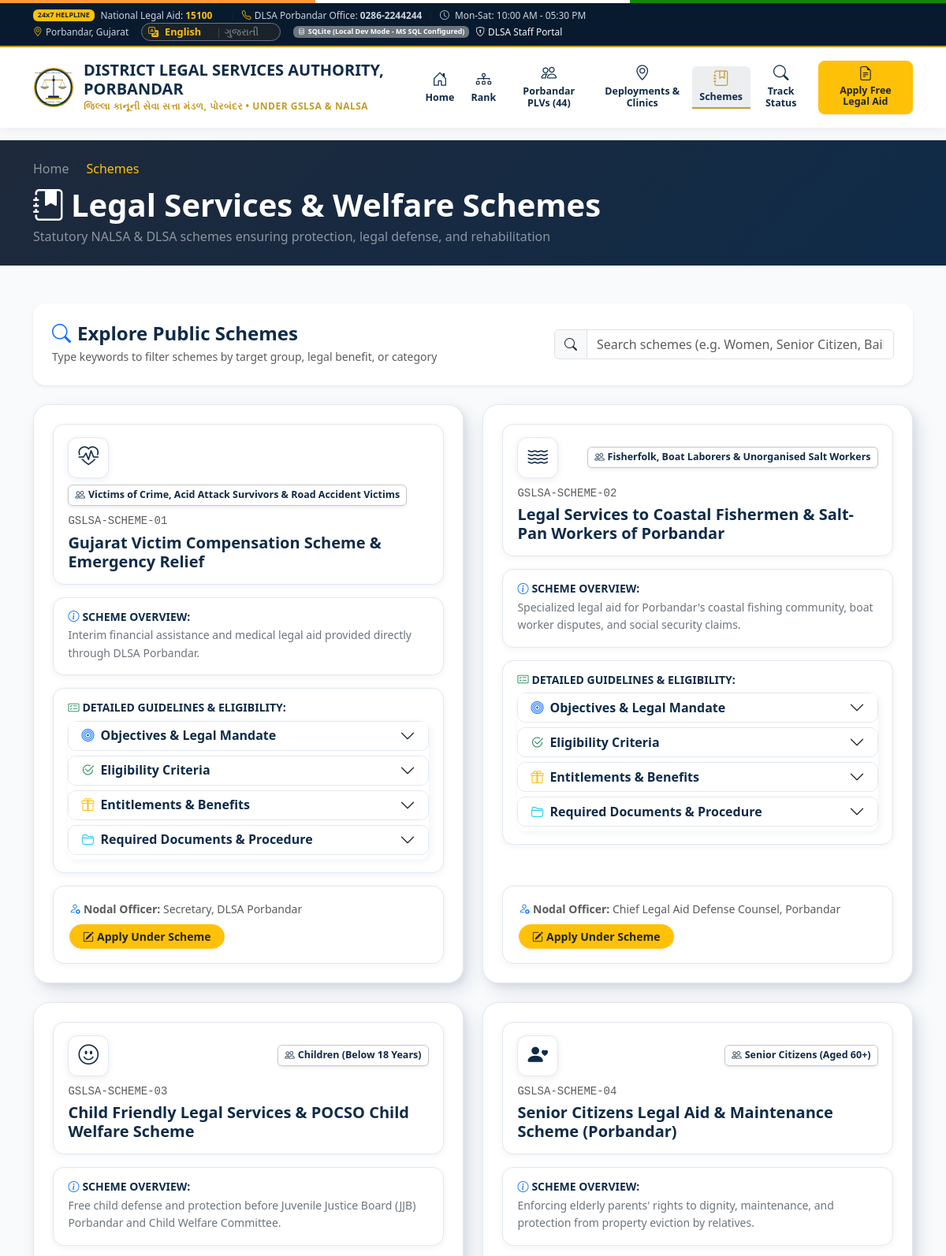
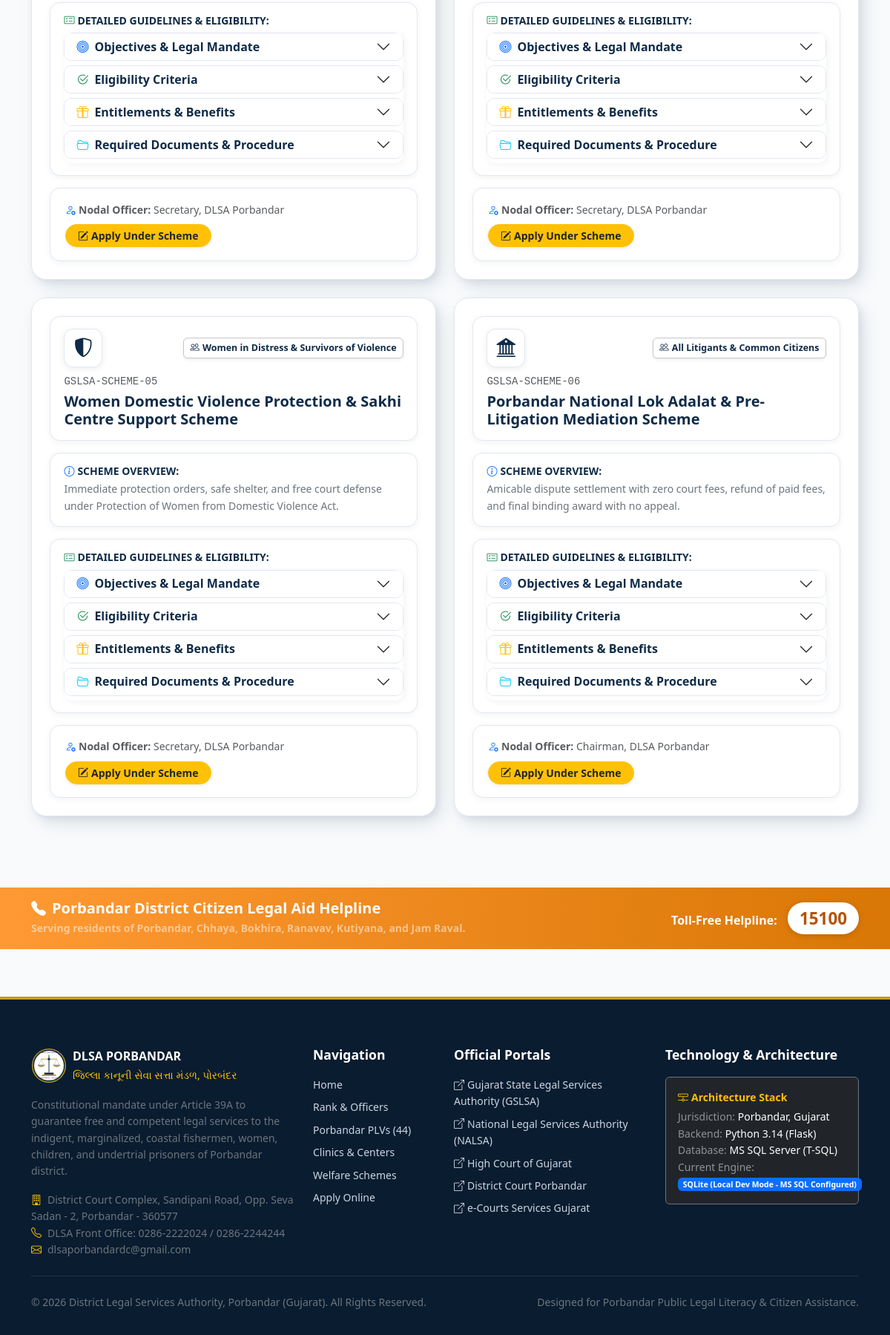
Screenshot of /schemes with the database file from the repository (2 pictures, top to bottom).
### models.py (models this page shows, shortened)
class Scheme(Base):
    __tablename__ = "Schemes"
    id = Column(Integer, primary_key=True, autoincrement=True)
    scheme_code = Column(String(50), unique=True, nullable=False)
    title = Column(String(250), nullable=False)
    target_group = Column(String(150), nullable=False)
    short_description = Column(String(500), nullable=False)
    detailed_objectives = Column(Text, nullable=False)
    eligibility_criteria = Column(Text, nullable=False)
    benefits = Column(Text, nullable=False)
    required_documents = Column(Text, nullable=False)
    application_process = Column(Text, nullable=False)
    nodal_officer = Column(String(150), nullable=True)
    icon_class = Column(String(80), default="bi-shield-check")
    is_active = Column(Boolean, default=True, nullable=False)
    created_at = Column(DateTime, default=lambda: datetime.now(timezone.utc), nullable=False)

### app.py (the view)
@app.route("/schemes")
def schemes():
    db = get_db()
    schemes_list = db.query(Scheme).filter(Scheme.is_active == True).order_by(Scheme.id.asc()).all()
    return render_template("schemes.html", active_page="schemes", schemes=schemes_list)

### app.py (called while the page is built)
def get_db():
    if "db" not in g:
        g.db = SessionLocal()
    return g.db

@app.teardown_appcontext
def teardown_db(exception=None):
    db = g.pop("db", None)
    if db is not None:
        db.close()

@app.context_processor
def inject_global_data():
    lang = session.get("lang") or request.cookies.get("dlsa_lang") or "en"
    if lang not in ["en", "gu"]:
        lang = "en"
    session["lang"] = lang
    return {
        "active_db": ACTIVE_DB_TYPE,
        "active_db_info": DB_CONNECTION_INFO,
        "current_year": datetime.now(timezone.utc).year,
        "current_lang": lang,
        "t": lambda text: get_translation(text, lang),
        "translations_dict": TRANSLATIONS_DICT
    }

@app.template_filter('t')
def translate_filter(text):
    lang = session.get("lang") or request.cookies.get("dlsa_lang") or "en"
    if lang not in ["en", "gu"]:
        lang = "en"
    return get_translation(text, lang)

### translations.py (called while the page is built)
def get_translation(text, lang="en"):
    if lang != "gu":
        return text
    clean_text = text.strip() if isinstance(text, str) else text
    return TRANSLATIONS_DICT.get(clean_text, text)

### templates/schemes.html (shortened to what this page needs)
{% extends "base.html" %}
{% block content %}
<div class="bg-navy text-white py-4" style="background: linear-gradient(135deg, #1e293b 0%, #0f2b48 100%);">
    <div class="container">
        <nav aria-label="breadcrumb">
            <ol class="breadcrumb mb-2">
                <li class="breadcrumb-item"><a href="{{ url_for('index') }}" class="text-white-50 text-decoration-none">{% if current_lang == 'gu' %}મુખપૃષ્ઠ{% else %}Home{% endif %}</a></li>
                <li class="breadcrumb-item active text-warning" aria-current="page">{% if current_lang == 'gu' %}કાનૂની યોજનાઓ{% else %}Schemes{% endif %}</li>
            </ol>
        </nav>
        <h1 class="fw-bold mb-1"><i class="bi bi-journal-bookmark-fill me-2"></i>{% if current_lang == 'gu' %}કાનૂની સેવાઓ અને કલ્યાણકારી યોજનાઓ{% else %}Legal Services & Welfare Schemes{% endif %}</h1>
        <p class="text-white-50 mb-0">{% if current_lang == 'gu' %}સંરક્ષણ, કાનૂની બચાવ અને પુનર્વસન સુનિશ્ચિત કરતી કાયદાકીય નાલસા (NALSA) અને ડીએલએસએ યોજનાઓ{% else %}Statutory NALSA & DLSA schemes ensuring protection, legal defense, and rehabilitation{% endif %}</p>
    </div>
</div>
<div class="container py-5">
    <div class="card border-0 shadow-sm rounded-4 p-4 mb-4 bg-white">
        <div class="row align-items-center">
            <div class="col-md-7">
                <h4 class="fw-bold text-navy mb-1"><i class="bi bi-search me-2 text-primary"></i>{% if current_lang == 'gu' %}જાહેર કલ્યાણ યોજનાઓ શોધો{% else %}Explore Public Schemes{% endif %}</h4>
                <p class="small text-muted mb-0">{% if current_lang == 'gu' %}લક્ષિત જૂથ, કાનૂની લાભ અથવા શ્રેણી અનુસાર યોજનાઓ ફિલ્ટર કરવા કીવર્ડ્સ લખો{% else %}Type keywords to filter schemes by target group, legal benefit, or category{% endif %}</p>
            </div>
            <div class="col-md-5 mt-3 mt-md-0">
                <div class="input-group">
                    <span class="input-group-text bg-light"><i class="bi bi-search"></i></span>
                    <input type="text" id="schemeSearchInput" class="form-control" placeholder="{% if current_lang == 'gu' %}યોજનાઓ શોધો (દા.ત. મહિલા, વરિષ્ઠ નાગરિક, જામીન)...{% else %}Search schemes (e.g. Women, Senior Citizen, Bail)...{% endif %}">
                </div>
            </div>
        </div>
    </div>
    <div class="row g-4" id="schemesGrid">
        {% for scheme in schemes %}
        <div class="col-lg-6 scheme-item" data-title="{{ scheme.title }}" data-target="{{ scheme.target_group }}">
            <div class="scheme-card">
                <div class="info-subcard mb-3">
                    <div class="d-flex flex-wrap justify-content-between align-items-center gap-2 mb-2">
                        <div class="scheme-icon-box mb-0 shadow-sm" style="background-color: #ffffff !important; border: 1px solid #e2e8f0 !important; box-shadow: 0 2px 8px rgba(15, 43, 72, 0.08) !important;">
                            <i class="bi {{ scheme.icon_class or 'bi-shield-check' }}"></i>
                        </div>
                        <span class="badge bg-white text-navy border border-secondary-subtle px-2.5 py-1.5 shadow-sm text-wrap text-start" style="max-width: 100%; white-space: normal; line-height: 1.35; word-break: break-word; font-size: 0.78rem;">
                            <i class="bi bi-people me-1"></i>{{ scheme.target_group | t }}
                        </span>
                    </div>
                    <small class="text-muted font-monospace d-block mb-1">{{ scheme.scheme_code }}</small>
                    <h4 class="fw-bold text-navy mb-0 fs-5">{{ scheme.title | t }}</h4>
                </div>
                <div class="info-subcard mb-3">
                    <h6 class="fw-bold text-navy mb-1 small text-uppercase"><i class="bi bi-info-circle me-1 text-primary"></i>{% if current_lang == 'gu' %}યોજના સારાંશ:{% else %}Scheme Overview:{% endif %}</h6>
                    <p class="text-secondary small mb-0">{{ scheme.short_description | t }}</p>
                </div>
                <div class="info-subcard mb-3">
                    <h6 class="fw-bold text-navy mb-2 small text-uppercase"><i class="bi bi-card-checklist me-1 text-success"></i>{% if current_lang == 'gu' %}વિસ્તૃત માહિતી અને પાત્રતા:{% else %}Detailed Guidelines & Eligibility:{% endif %}</h6>
                    <div class="accordion accordion-flush border-0 rounded-3 overflow-hidden bg-white shadow-none" id="accScheme{{ scheme.id }}" style="border-radius: 12px !important; box-shadow: 2px 2px 8px rgba(15, 43, 72, 0.06) !important;">
                        <div class="accordion-item">
                            <h2 class="accordion-header">
                                <button class="accordion-button collapsed py-2 px-3 small fw-semibold" type="button" data-bs-toggle="collapse" data-bs-target="#collapseObj{{ scheme.id }}">
                                    <i class="bi bi-bullseye me-2 text-primary"></i>{% if current_lang == 'gu' %}ઉદ્દેશ્યો અને કાનૂની આદેશ{% else %}Objectives & Legal Mandate{% endif %}
                                </button>
                            </h2>
                        </div>
                        <div class="accordion-item">
                            <h2 class="accordion-header">
                                <button class="accordion-button collapsed py-2 px-3 small fw-semibold" type="button" data-bs-toggle="collapse" data-bs-target="#collapseElig{{ scheme.id }}">
                                    <i class="bi bi-check2-circle me-2 text-success"></i>{% if current_lang == 'gu' %}પાત્રતાના માપદંડ{% else %}Eligibility Criteria{% endif %}
                                </button>
                            </h2>
                        </div>
                        <div class="accordion-item">
                            <h2 class="accordion-header">
                                <button class="accordion-button collapsed py-2 px-3 small fw-semibold" type="button" data-bs-toggle="collapse" data-bs-target="#collapseBen{{ scheme.id }}">
                                    <i class="bi bi-gift me-2 text-warning"></i>{% if current_lang == 'gu' %}લાભ અને મળવાપાત્ર સહાય{% else %}Entitlements & Benefits{% endif %}
                                </button>
                            </h2>
                        </div>
                        <div class="accordion-item">
                            <h2 class="accordion-header">
                                <button class="accordion-button collapsed py-2 px-3 small fw-semibold" type="button" data-bs-toggle="collapse" data-bs-target="#collapseDocs{{ scheme.id }}">
                                    <i class="bi bi-folder2-open me-2 text-info"></i>{% if current_lang == 'gu' %}જરૂરી દસ્તાવેજો અને પ્રક્રિયા{% else %}Required Documents & Procedure{% endif %}
                                </button>
                            </h2>
                        </div>
                    </div>
                </div>
                <div class="info-subcard mt-auto mb-0 d-flex flex-wrap justify-content-between align-items-center gap-2" style="background-color: #ffffff !important; border: 1px solid #e2e8f0 !important; border-radius: 14px !important; box-shadow: 0 2px 8px rgba(15, 43, 72, 0.06) !important; padding: 1.1rem 1.25rem;">
                    <small class="text-muted"><i class="bi bi-person-gear me-1 text-primary"></i><strong>{% if current_lang == 'gu' %}નોડલ અધિકારી:{% else %}Nodal Officer:{% endif %}</strong> {{ (scheme.nodal_officer or 'Secretary DLSA') | t }}</small>
                    <a href="{{ url_for('apply_legal_aid') }}?scheme={{ scheme.scheme_code }}" class="btn btn-sm btn-warning text-dark fw-bold px-3 shadow-sm rounded-pill">
                        <i class="bi bi-pencil-square me-1"></i>{% if current_lang == 'gu' %}આ યોજના હેઠળ અરજી કરો{% else %}Apply Under Scheme{% endif %}
                    </a>
                </div>
            </div>
        </div>
        {% endfor %}
    </div>
</div>
{% endblock %}

### static/css/style.css (style rules this page uses)
:root { --primary-navy: #0f2b48; --secondary-navy: #1a426f; --accent-gold: #c59b27; --accent-gold-light: #f7e9be; --tricolor-saffron: #ff9933; --tricolor-green: #138808; --bg-light: #f8fafc; --card-border: #e2e8f0; --text-dark: #1e293b; --text-muted: #64748b; --success: #10b981; --info: #0284c7; --warning: #f59e0b; }
html, body { overflow-x: hidden; max-width: 100vw; width: 100%; }
body { font-family: 'Segoe UI', system-ui, -apple-system, sans-serif; color: var(--text-dark); background-color: var(--bg-light); line-height: 1.6; }
.bg-navy { background-color: var(--primary-navy) !important; color: #ffffff !important; }
.text-navy { color: var(--primary-navy) !important; }
.scheme-card { background-color: #ffffff !important; border-radius: 20px !important; border: 1px solid #e2e8f0 !important; padding: 1.5rem; box-shadow: 8px 10px 24px -2px rgba(15, 43, 72, 0.12), 3px 4px 10px -1px rgba(15, 43, 72, 0.08) !important; transition: all 0.25s ease; height: 100%; display: flex; flex-direction: column; }
.info-subcard { background-color: #ffffff !important; border: 1px solid #e2e8f0 !important; border-radius: 14px !important; padding: 1rem 1.15rem; margin-bottom: 0.9rem; box-shadow: 0 2px 8px rgba(15, 43, 72, 0.06) !important; }
.place-card .info-subcard, .scheme-card .info-subcard { background-color: #ffffff !important; border: 1px solid #e2e8f0 !important; box-shadow: 0 2px 8px rgba(15, 43, 72, 0.06) !important; }
.scheme-icon-box { width: 52px; height: 52px; border-radius: 12px; background-color: #ffffff !important; color: var(--primary-navy) !important; border: 1px solid #e2e8f0 !important; display: flex; align-items: center; justify-content: center; font-size: 1.6rem; margin-bottom: 1rem; box-shadow: 0 2px 8px rgba(15, 43, 72, 0.08) !important; }
.scheme-card .accordion-item { border: 1px solid #e2e8f0 !important; border-radius: 10px !important; margin-bottom: 6px; overflow: hidden; background-color: #ffffff !important; }
.scheme-card .accordion-button { background-color: #ffffff !important; color: var(--primary-navy) !important; box-shadow: none !important; }

### rows the page displays
Scheme: target_group|t "Victims of Crime, Acid Attack Survivors & Road Accident Victims", scheme_code "GSLSA-SCHEME-01", title|t "Gujarat Victim Compensation Scheme & Emergency Relief", short_description|t "Interim financial assistance and medical legal aid provided directly through DLSA Porbandar.", nodal_officer "Secretary, DLSA Porbandar"
Scheme: target_group|t "Fisherfolk, Boat Laborers & Unorganised Salt Workers", scheme_code "GSLSA-SCHEME-02", title|t "Legal Services to Coastal Fishermen & Salt-Pan Workers of Porbandar", short_description|t "Specialized legal aid for Porbandar's coastal fishing community, boat worker disputes, and social security claims.", nodal_officer "Chief Legal Aid Defense Counsel, Porbandar"
Scheme: target_group|t "Children (Below 18 Years)", scheme_code "GSLSA-SCHEME-03", title|t "Child Friendly Legal Services & POCSO Child Welfare Scheme", short_description|t "Free child defense and protection before Juvenile Justice Board (JJB) Porbandar and Child Welfare Committee.", nodal_officer "Secretary, DLSA Porbandar"
Scheme: target_group|t "Senior Citizens (Aged 60+)", scheme_code "GSLSA-SCHEME-04", title|t "Senior Citizens Legal Aid & Maintenance Scheme (Porbandar)", short_description|t "Enforcing elderly parents' rights to dignity, maintenance, and protection from property eviction by relatives.", nodal_officer "Secretary, DLSA Porbandar"
Scheme: target_group|t "Women in Distress & Survivors of Violence", scheme_code "GSLSA-SCHEME-05", title|t "Women Domestic Violence Protection & Sakhi Centre Support Scheme", short_description|t "Immediate protection orders, safe shelter, and free court defense under Protection of Women from Domestic Violence Act.", nodal_officer "Secretary, DLSA Porbandar"
Scheme: target_group|t "All Litigants & Common Citizens", scheme_code "GSLSA-SCHEME-06", title|t "Porbandar National Lok Adalat & Pre-Litigation Mediation Scheme", short_description|t "Amicable dispute settlement with zero court fees, refund of paid fees, and final binding award with no appeal.", nodal_officer "Chairman, DLSA Porbandar"

### other values shown
{{ active_db }} "SQLite (Local Dev Mode - MS SQL Configured)"
